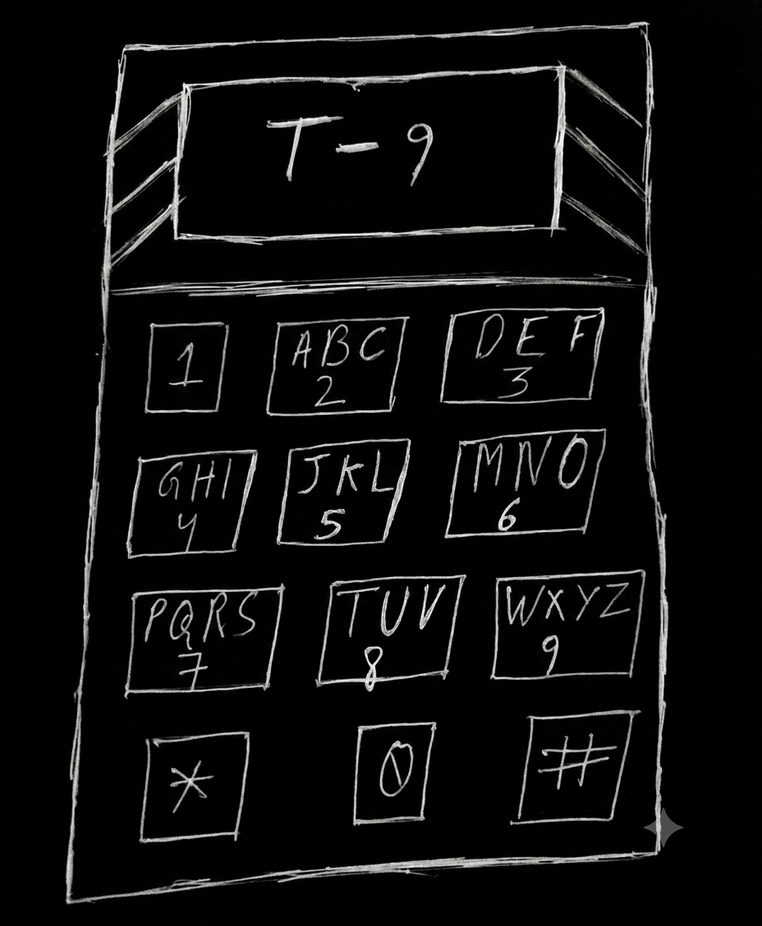
#> input picture steg/t9.png, 762 x 926 px, shrunk from 928 x 1128 before the run, found by its file name
$ python colorize.py
#> lines starting #> are read from the running program, lines starting #| are printed output that depends on the picture
from PIL import Image, ImageOps
image = Image.open('t9.png')
#> image is the input picture: PIL image 762x926 RGB; mean R, G, B 13.2, 13.3, 13.2
ic = ImageOps.colorize(image=image.convert('L'), black='pink', white='red')
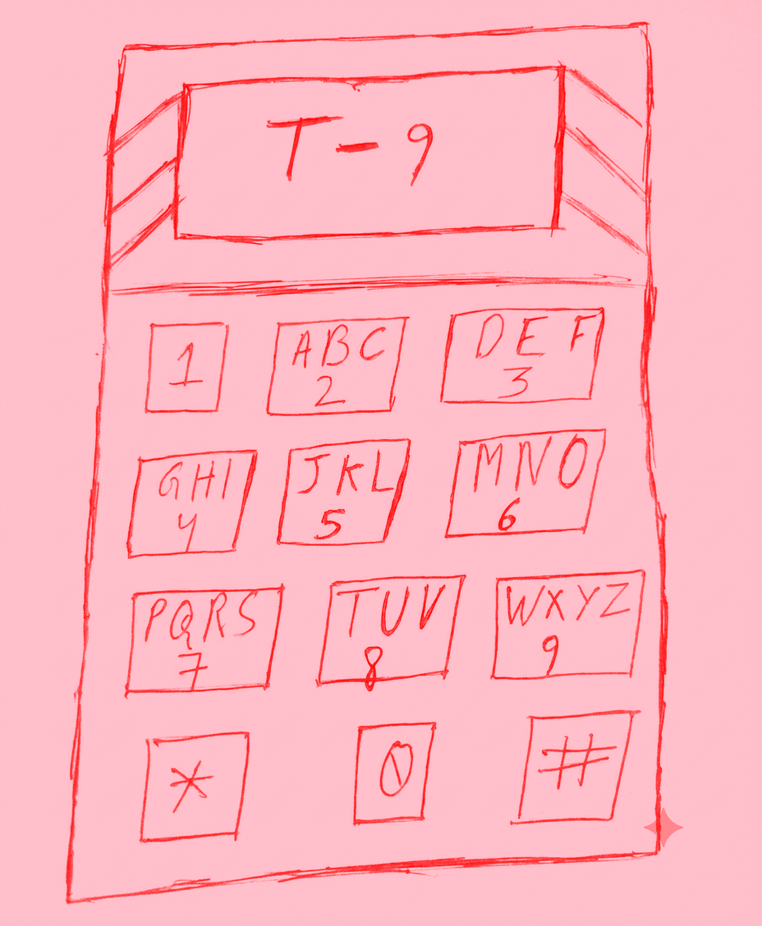
#> ic: PIL image 762x926 RGB; mean R, G, B 255, 181.8, 192.3
ic.show()

$ run again, with steg/bar.png copied over steg/t9.png
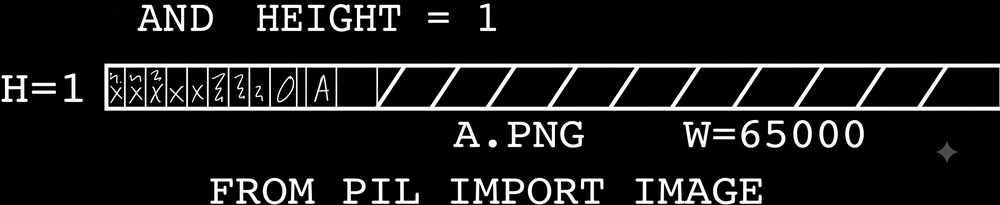
#> input picture steg/bar.png, 1000 x 205 px, shrunk from 2263 x 464 before the run, found by its file name
#> image is the input picture: PIL image 1000x205 RGB; mean R, G, B 26, 26, 26
#> `ic = ImageOps.colorize(image=image.convert('L'), black='pink', white='..`:
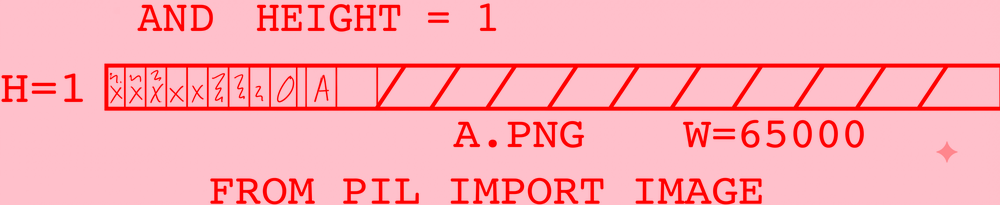
#> ic: PIL image 1000x205 RGB; mean R, G, B 255, 172.3, 182.2

$ run again, with steg/my.png copied over steg/t9.png
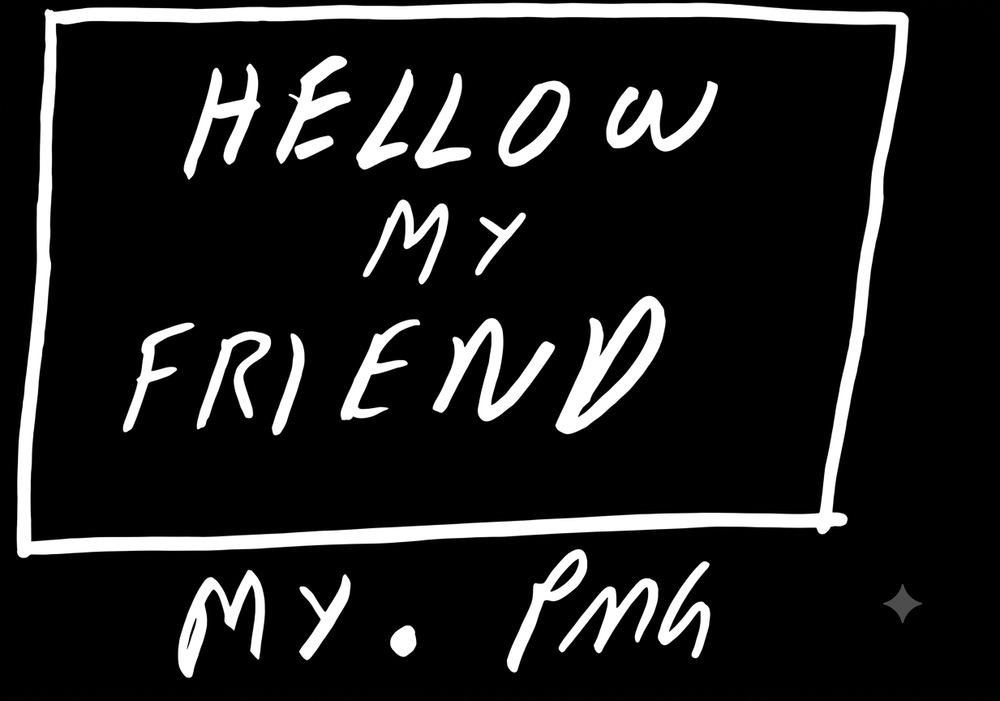
#> input picture steg/my.png, 1000 x 701 px, shrunk from 1233 x 864 before the run, found by its file name
#> image is the input picture: PIL image 1000x701 RGB; mean R, G, B 30.5, 30.5, 30.5
#> `ic = ImageOps.colorize(image=image.convert('L'), black='pink', white='..`:
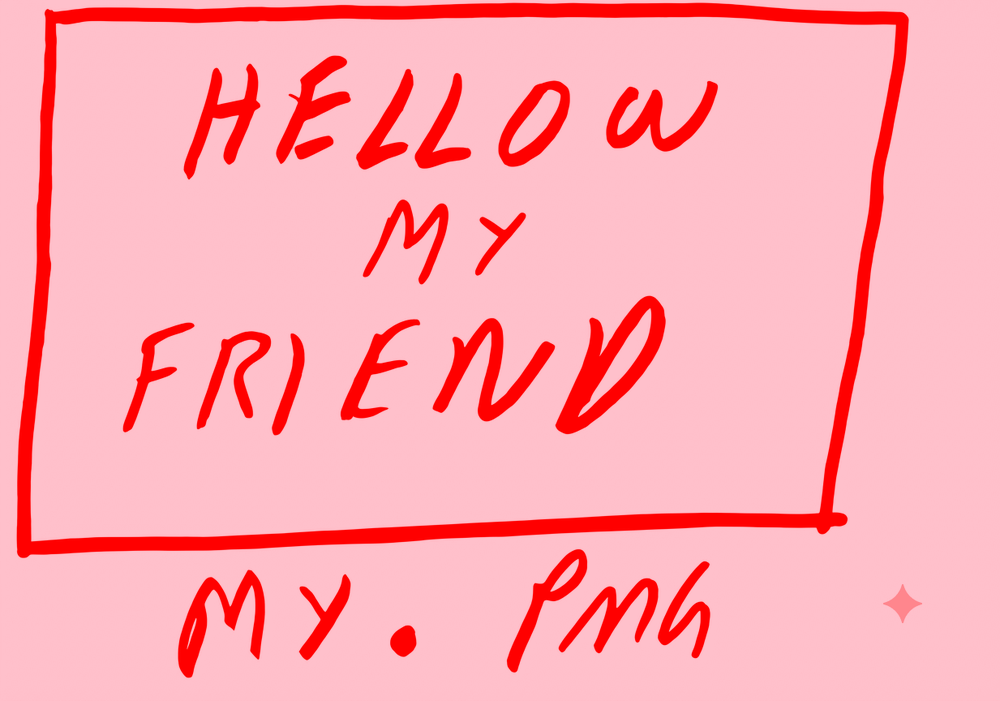
#> ic: PIL image 1000x701 RGB; mean R, G, B 255, 168.9, 178.6

$ run again, with steg/noice.png copied over steg/t9.png
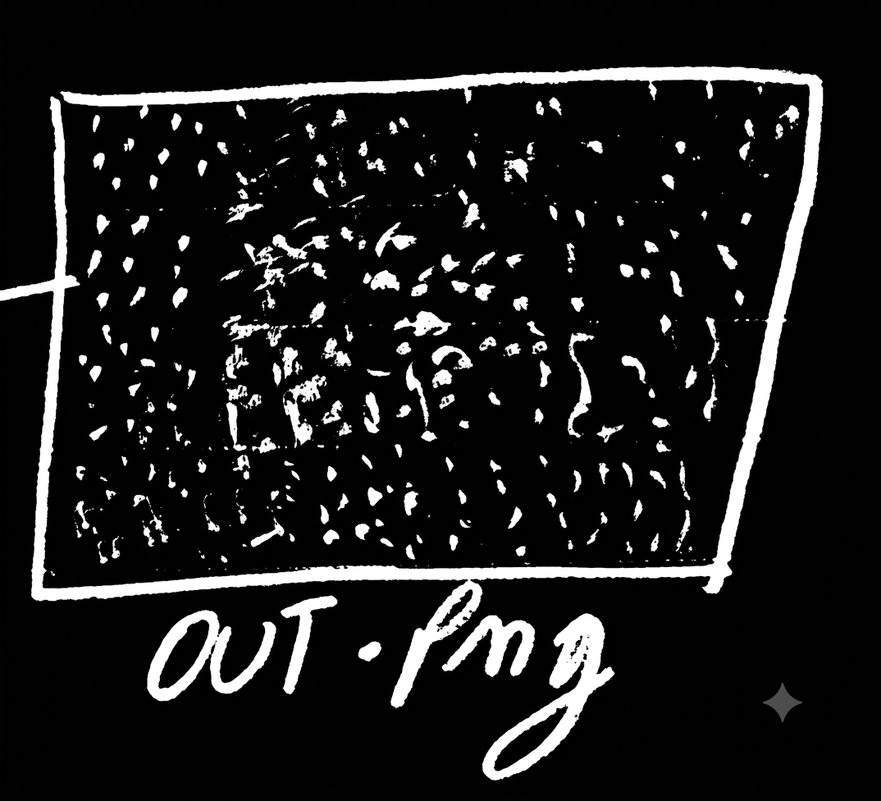
#> input picture steg/noice.png, 881 x 801 px, shrunk from 1074 x 976 before the run, found by its file name
#> image is the input picture: PIL image 881x801 RGB; mean R, G, B 27.5, 27.5, 27.5
#> `ic = ImageOps.colorize(image=image.convert('L'), black='pink', white='..`:
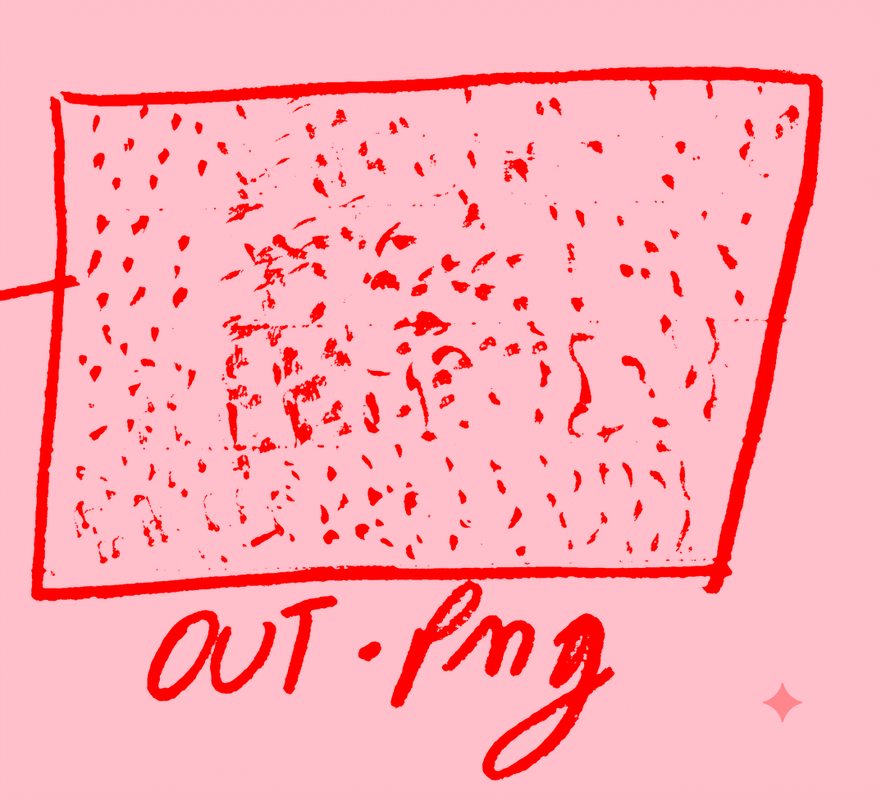
#> ic: PIL image 881x801 RGB; mean R, G, B 255, 171.2, 181
